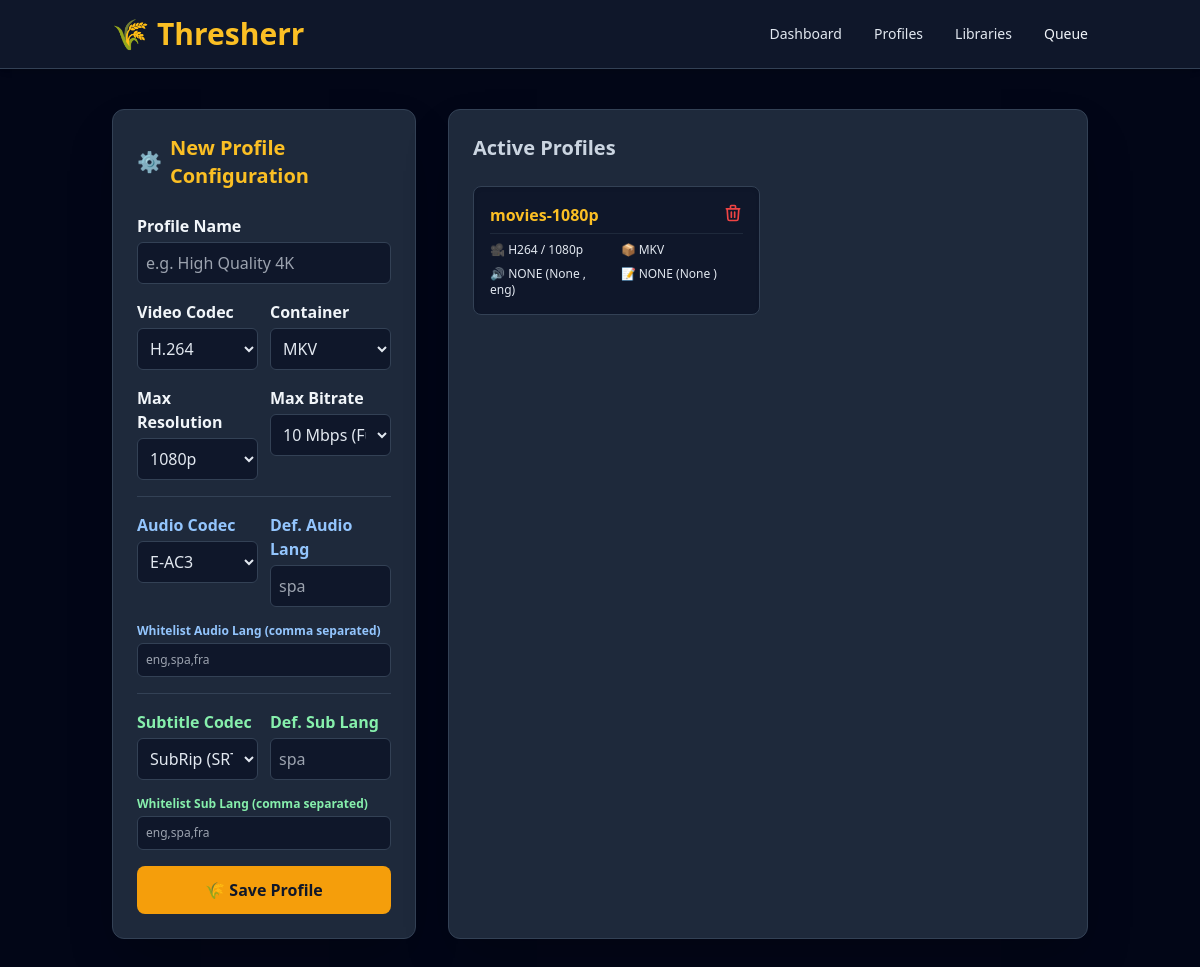
/profiles, run on an earlier commit of the app's database.
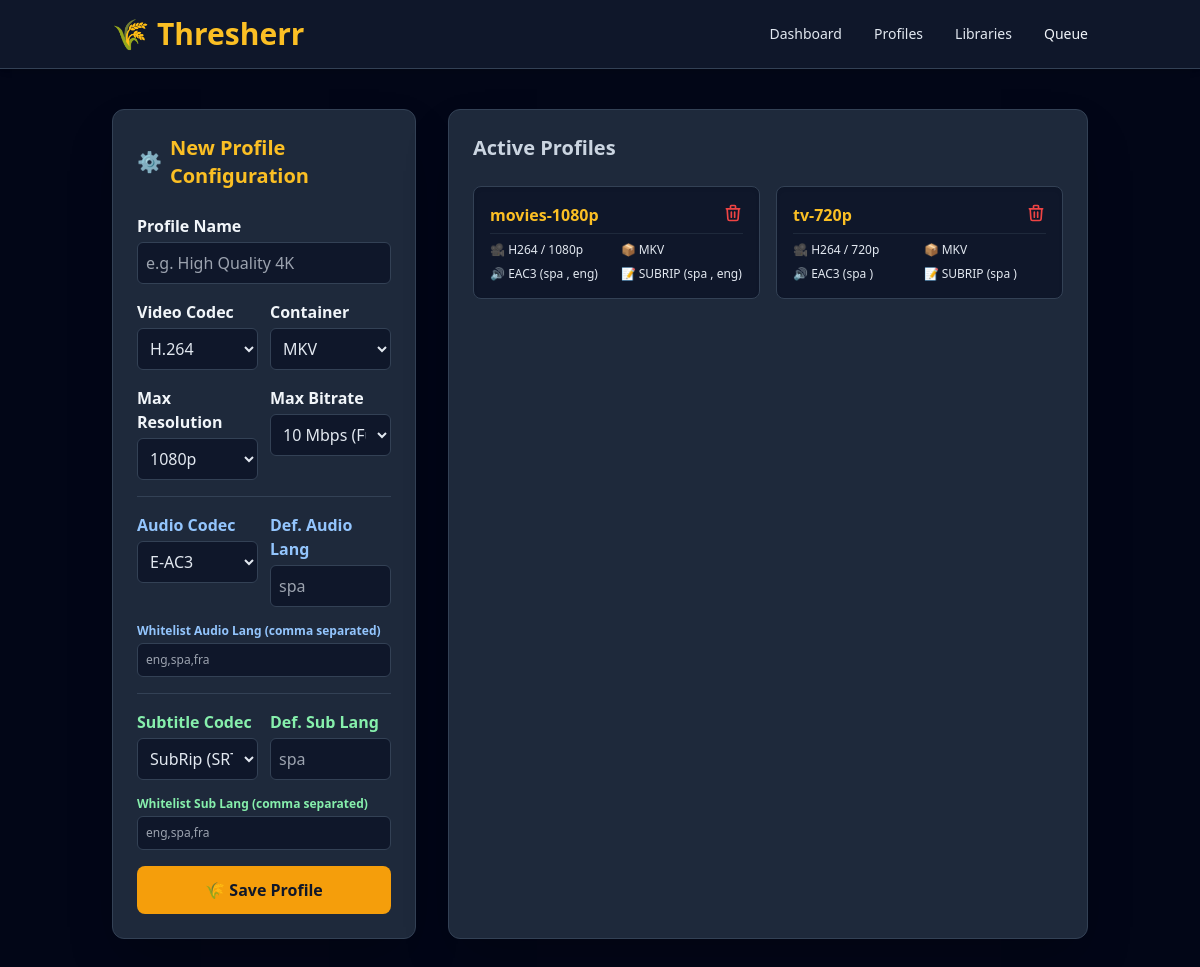
And on a later commit of the database.
### models.py (models this page shows)
class Profile(Base):
    __tablename__ = "profiles"
    id = Column(Integer, primary_key=True, index=True)
    name = Column(String, nullable=False)
    video_codec = Column(String, nullable=False)
    container = Column(String, nullable=False)
    video_max_res = Column(Integer, nullable=False)
    video_max_bitrate = Column(Integer, nullable=False)
    audio_codec = Column(String, nullable=False)
    audio_def_language = Column(String, nullable=True)
    audio_languages = Column(String, nullable=True)  # comma-separated whitelist
    subtitle_codec = Column(String, nullable=False)
    subtitle_def_language = Column(String, nullable=True)
    subtitle_languages = Column(String, nullable=True)  # comma-separated whitelist
    libraries = relationship(
        "Library",
        back_populates="profile",
        cascade="all, delete-orphan"
    )

### main.py (the view)
@app.get("/profiles", response_class=HTMLResponse)
async def get_profiles(request: Request, db: Session = Depends(get_db)):
    profiles = db.query(models.Profile).all()
    return templates.TemplateResponse(
        request=request,
        name="profiles.html",
        context={"profiles": profiles}
    )

### templates/profiles.html (shortened to what the changed rows need)
{% extends "base.html" %}
{% block content %}
<div class="grid grid-cols-1 lg:grid-cols-3 gap-8">
    <section class="lg:col-span-1 bg-slate-800 p-6 rounded-xl border border-slate-700 shadow-2xl">
        <h2 class="text-xl font-bold mb-6 text-amber-400 flex items-center">
            <span class="mr-2">⚙️</span> New Profile Configuration
        </h2>
    </section>
    <section class="lg:col-span-2 bg-slate-800 p-6 rounded-xl border border-slate-700 shadow-2xl">
        <h2 class="text-xl font-bold mb-6 text-slate-300">Active Profiles</h2>
        <div id="profile-list" class="grid grid-cols-1 md:grid-cols-2 gap-4">
            {% for profile in profiles %}
                <div class="bg-slate-900 p-4 rounded-lg border border-slate-700 shadow-inner">
                    <div class="flex justify-between items-start mb-2 border-b border-slate-800 pb-1">
                        <h3 class="font-bold text-amber-400">{{ profile.name }}</h3>
                        <form
                            action="/profiles/{{ profile.id }}/delete"
                            method="POST"
                            onsubmit="return confirm('Delete profile? All related libraries will also be deleted.');"
                        >
                            <button type="submit" class="text-red-500 hover:text-red-400 transition-colors" title="Delete Profile">
                                <svg xmlns="http://www.w3.org/2000/svg" class="h-5 w-5" fill="none" viewBox="0 0 24 24" stroke="currentColor">
                                    <path stroke-linecap="round" stroke-linejoin="round" stroke-width="2"
                                          d="M19 7l-.867 12.142A2 2 0 0116.138 21H7.862a2 2 0 01-1.995-1.858L5 7
                                             m5 4v6m4-6v6m1-10V4a1 1 0 00-1-1h-4a1 1 0 00-1 1v3M4 7h16"/>
                                </svg>
                            </button>
                        </form>
                    </div>
                    <div class="grid grid-cols-2 gap-2 text-xs text-slate-400">
                        <p>🎥 <span class="text-slate-200">{{ profile.video_codec|upper }} / {{ profile.video_max_res }}p</span></p>
                        <p>📦 <span class="text-slate-200">{{ profile.container|upper }}</span></p>
                        <p>
                            🔊
                            <span class="text-slate-200">
                                {{ profile.audio_codec|upper }}
                                ({{ profile.audio_def_language or 'None' }}
                                {% if profile.audio_languages %}, {{ profile.audio_languages }}{% endif %})
                            </span>
                        </p>
                        <p>
                            📝
                            <span class="text-slate-200">
                                {{ profile.subtitle_codec|upper }}
                                ({{ profile.subtitle_def_language or 'None' }}
                                {% if profile.subtitle_languages %}, {{ profile.subtitle_languages }}{% endif %})
                            </span>
                        </p>
                    </div>
                </div>
            {% else %}
                <p id="empty-msg" class="text-slate-500 italic">
                    No profiles created yet.
                </p>
            {% endfor %}
        </div>
    </section>
</div>
{% endblock %}

What changed in the data, as far as the page shows it:
changed Profile "movies-1080p": audio_codec "NONE" → "EAC3"; audio_def_language "None" → "spa"; subtitle_codec "NONE" → "SUBRIP"; subtitle_def_language "None" → "spa"; subtitle_languages (not shown) → "eng"
added Profile: name "tv-720p", video_codec "H264", video_max_res "720", container "MKV", audio_codec "EAC3", audio_def_language "spa", subtitle_codec "SUBRIP", subtitle_def_language "spa"
